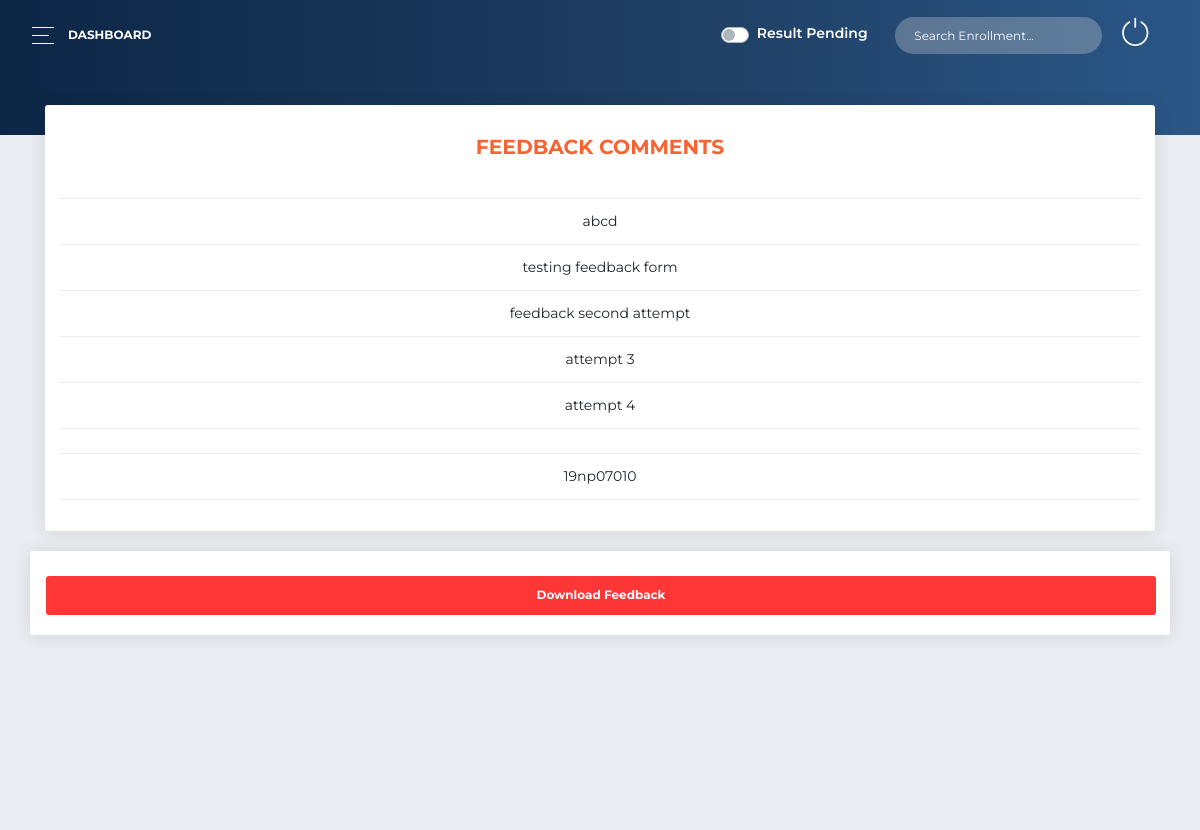
The page /university/adminpanel/feedbaack/ (signed in) on the database its author committed.
### ROOT/MCQ/models.py (models this page shows, shortened)
class FeedbackForm(models.Model):
    QSTN_ONE = models.CharField(max_length=200)
    QSTN_ONE_ANSWR = models.CharField(max_length=50)
    QSTN_TWO = models.CharField(max_length=200)
    QSTN_TWO_ANSWR = models.CharField(max_length=50)
    QSTN_THREE = models.CharField(max_length=200)
    QSTN_THREE_ANSWR_CHOICE_1 = models.CharField(max_length=850)
    QSTN_THREE_ANSWR_CHOICE_2 = models.CharField(max_length=850, blank=True)
    QSTN_THREE_ANSWR_CHOICE_3 = models.CharField(max_length=850, blank=True)
    QSTN_THREE_ANSWR_CHOICE_4 = models.CharField(max_length=850, blank=True)
    COMMENTS = models.TextField(max_length=5000, blank=True)
    objects = DataFrameManager()

### ROOT/ADMINPANEL/views.py (the view)
# urls.py: path("feedbaack/", views.feedback_page, name='feedbackpage'),
def feedback_page(request):
    pageDictKey = 'comments'
    commentsData = FeedbackForm.objects.all()
    context = {"comments":commentsData,"pageDictKey":pageDictKey,
    "resultStat":get_result_status(),}
    return render(request, ADMIN_PAGE_MAPPER.pageDict[pageDictKey], context)

### ROOT/ADMINPANEL/views.py (called while the page is built)
def get_result_status():
    try:
        resultStat = int(list(Declare_Result.objects.values_list("RESULT_STATUS", flat=True))[0])
    except:
        return 0
    return resultStat

### ROOT/templates/ADMIN_PANEL/feedback_comments.html (shortened to what this page needs)
{% extends 'BASE_FILES/BaseAdmin.html' %}
{% load static %}
{% load my_filter %}
{% block adminContent %}
<link rel="stylesheet" href="{% static 'multiDropdown/bootstrap-select.min.css' %}">
<div class="content">
<div class="col-md-12">
        <div class="card card-chart">
          <div class="card-header ">
            <div class="row">
              <div class="col-sm-12">
                <div class="table-responsive">
                  <table class="table">
                    <thead class="text-primary">
                      <th style="font-weight:700;">
                        FEEDBACK COMMENTS
                      </th>
                    </thead>
                    <tbody>
                      {% for data in comments %}
                        <tr>
                          <td>
                            {{data.COMMENTS}}
                          </td>
                        </tr>
                      {% endfor %}
                    </tbody>
                  </table>
                </div>
              </div>
            </div>
            <br>
          </div>
        </div>
      </div>
      <div class="row">
        <div class="col-lg-12">
          <div class="card card-tasks">
            <div class="card-body ">
              <a href="{% url 'ADMINPANEL:feedback' %}">
                <button class="btn btn-danger" type="submit" name="button" style="width:100%;"><strong>Download Feedback<strong></button>
              </a>
            </div>
          </div>
        </div>
      </div>
</div>
{% endblock %}

### ROOT/templates/ADMIN_PANEL/feedback_comments.html (style rules this page uses)
td, th { text-align:center; }

### rows shown on the page
FeedbackForm: COMMENTS "abcd"
FeedbackForm: COMMENTS "testing feedback form"
FeedbackForm: COMMENTS "feedback second attempt"
FeedbackForm: COMMENTS "attempt 3"
FeedbackForm: COMMENTS "attempt 4"
FeedbackForm: COMMENTS "19np07010"
